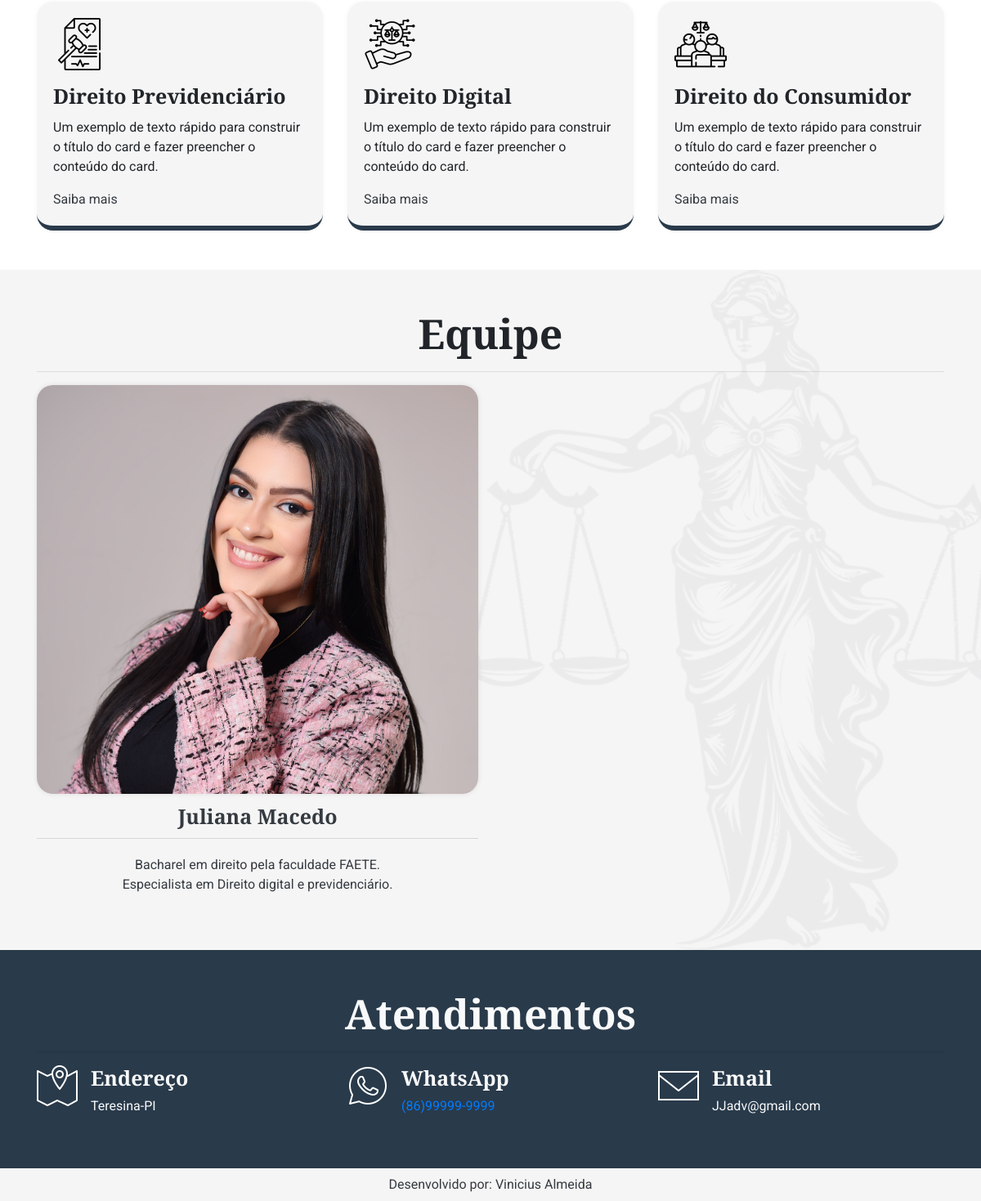
Page /home/ (lower part) on the earlier database version.
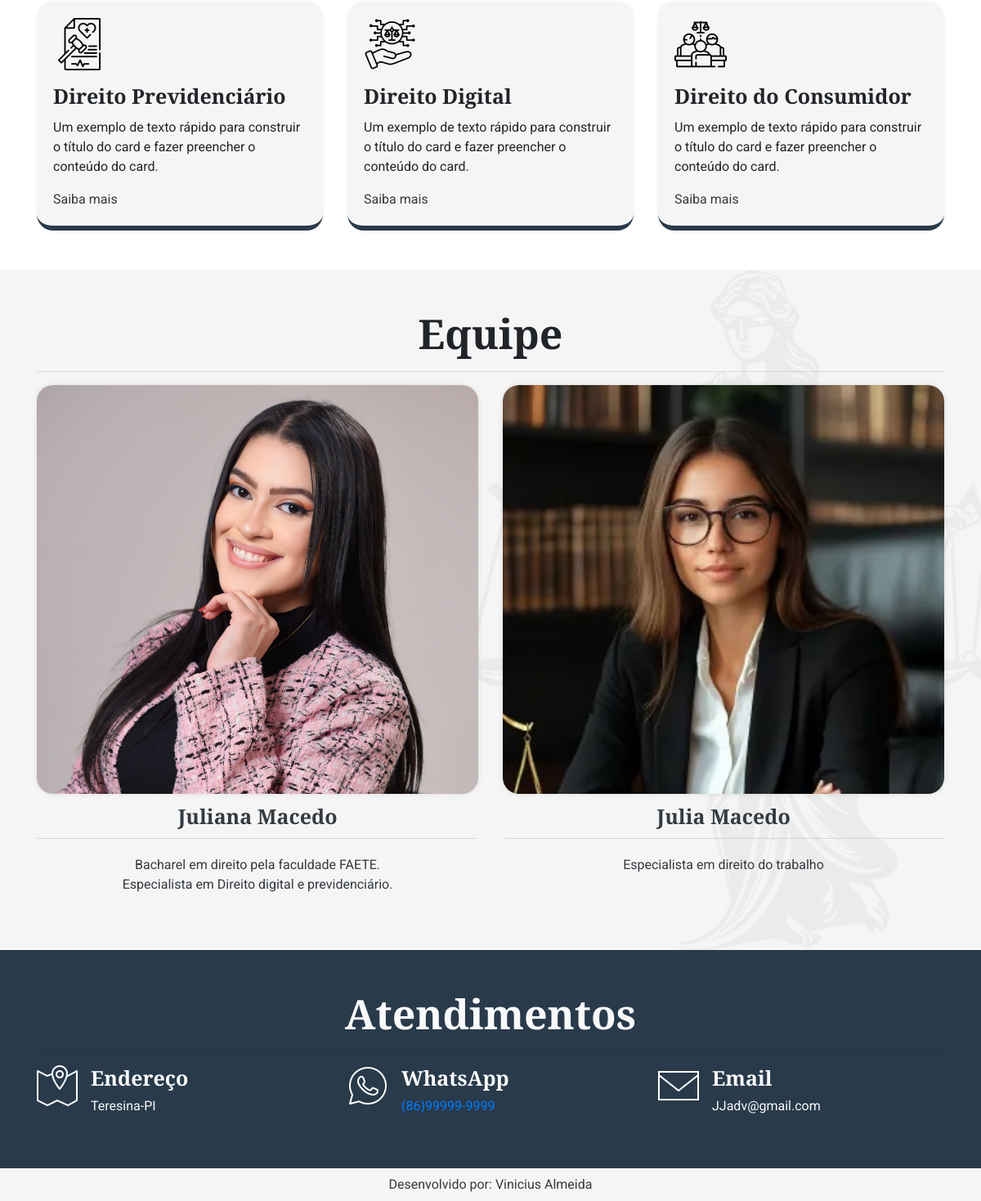
Same page on the later database version.
### website/models.py (models this page shows, shortened)
class Especialidades(models.Model):
    id = models.AutoField(primary_key=True)
    nome_especialidade = models.CharField(max_length=100, blank=True,null=True)
    descricao_especialidade = models.TextField(default="Escreva sobre a especialidade", null=True)

class Equipe(models.Model):
     id = models.AutoField(primary_key=True)
     nome_adv = models.CharField(max_length=100)
     photo = models.ImageField(upload_to='website/', blank=True, null=True)
     perfil_adv = models.TextField(default="Escreva seu perfil")

### website/views.py (the view)
# urls.py: path('home/', HomeListView.as_view(), name="sobre"),
class HomeListView(ListView):
    model = Sobre
    template_name = 'index.html' # Template onde será renderizada a view
    context_object_name = 'sobre_list'  # O nome que o objeto terá no template
    def get_context_data(self, **kwargs):
        context = super().get_context_data(**kwargs)
        context['especialidade_list'] = Especialidades.objects.all()  # O nome que o objeto terá no template
        context['equipe_list'] = Equipe.objects.all()  # O nome que o objeto terá no template
        return context

### website/templates/index.html (shortened to what this page needs)
{% extends "base.html" %}
{% load static %}
{% block content %}
<section class="services py-5">
    <div class="container">
  <div class="row">
    {% if especialidade_list %}
      {% for especialidade in especialidade_list %}
          <div class="col-sm-4">
            <article>
              <div class="card service-card">
                <div class="card-body">
                {% if especialidade.nome_especialidade == "Direito do Consumidor" %}
                  <img src="/media/icones/007-deposicao.png">
                  {% elif especialidade.nome_especialidade == "Direito Digital" %}
                    <img src="/media/icones/002-intellectual-property.png">
                  {% elif especialidade.nome_especialidade == "Direito Previdenciário" %}
                    <img src="/media/icones/001-health-law.png">
                  {% else %}
                    <p>Sem cadastro</p>
                {% endif %}
                <h5 class="card-title mt-3 sec-title font-weight-bold">{{ especialidade.nome_especialidade }}</h5>
                  <p class="card-text sec-text">Um exemplo de texto rápido para construir o título do card e fazer preencher o conteúdo do card.</p>
                  <a href="{% url 'especialidade_detail' especialidade.pk %}" class="card-link text-dark">Saiba mais</a>
                </div>
              </div>
          </article>
          </div>
      {% endfor %}
      {% else %}
          <p>Sem cadastros de Especialidades.</p>
    {% endif %}
</div>
</div>
</section>
<section class="team py-5">
  <div class="container">
    <div class="row">
      <div class="col-sm-12">
        <h2 class="sec-title text-center font-weight-bold">Equipe</h2>
        <hr>
      </div>
    </div>
<div class="row">
      {% if equipe_list %}
      {% for equipe in equipe_list %}
          <div class="col-sm-6 text-dark text-center">
            <article>
              <div class="card border-0 bg-transparent">
                  <img class="card-img-top img-ajustada" src="{{ equipe.photo.url }}" alt="Imagem de capa do card">
              <div class="card-header bg-transparent">
                <h5 class="mb-0 sec-title font-weight-bold">{{ equipe.nome_adv }}</h5>
              </div>
              <div class="card-body">
                <p class="card-text text-dark">{{ equipe.perfil_adv|linebreaksbr }}</p>
              </div>
              </div>
            </article>
          </div>
      {% endfor %}
      {% else %}
          <p>Sem cadastros de Equipe.</p>
    {% endif %}
</div>
 </div>
</section>
<section class="contact py-5">
  <div class="container">
    <div class="row">
      <div class="col-12">
        <h2 class="sec-title text-center font-weight-bold text-light">Atendimentos</h2>
        <hr>
      </div>
      </div>
<div class="row">
  <div class="col-4">
    <div class="media">
        <img src="/media/icones/icons8-local-50.png" class="align-self-start mr-3">
      <div class="media-body">
        <h5 class="font-weight-bold text-light sec-title">Endereço</h5>
        <p class="sec-text text-light">Teresina-PI</p>
      </div>
    </div>
</div>
<div class="col-4">
  <div class="media">
       <img src="/media/icones/icons8-whatsapp-50.png" class="align-self-start mr-3">
      <div class="media-body">
        <h5 class="font-weight-bold text-light sec-title">WhatsApp</h5>
        <a href="https://wa.me/5599999999999" target="_blank">(86)99999-9999</a>
      </div>
  </div>
</div>
<div class="col-4">
  <div class="media">
        <img src="/media/icones/icons8-nova-mensagem-50.png" class="align-self-start mr-3">
      <div class="media-body">
        <h5 class="font-weight-bold text-light sec-title">Email</h5>
        <p class="sec-text text-light">JJadv@gmail.com</p>
      </div>
  </div>
</div>
</div>
</div>
</section>
{% endblock %}

Differences in the rows shown:
added Equipe: photo (picture), nome_adv "Julia Macedo", perfil_adv "Especialista em direito do trabalho"
